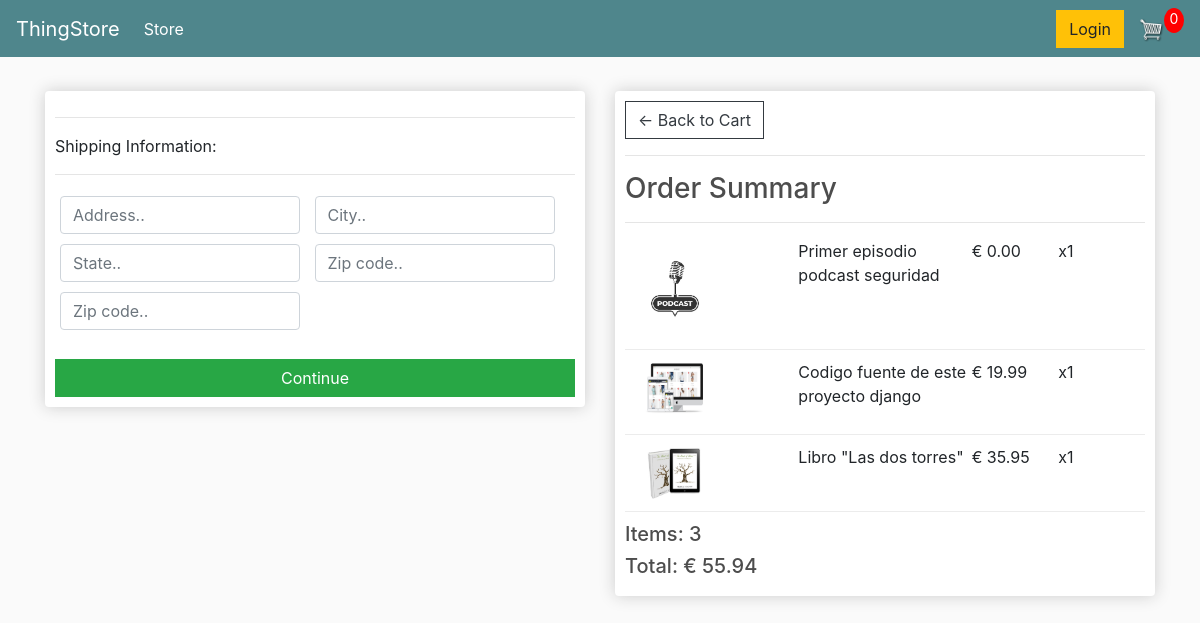
Before: /checkout/ (signed in) with the older database file.
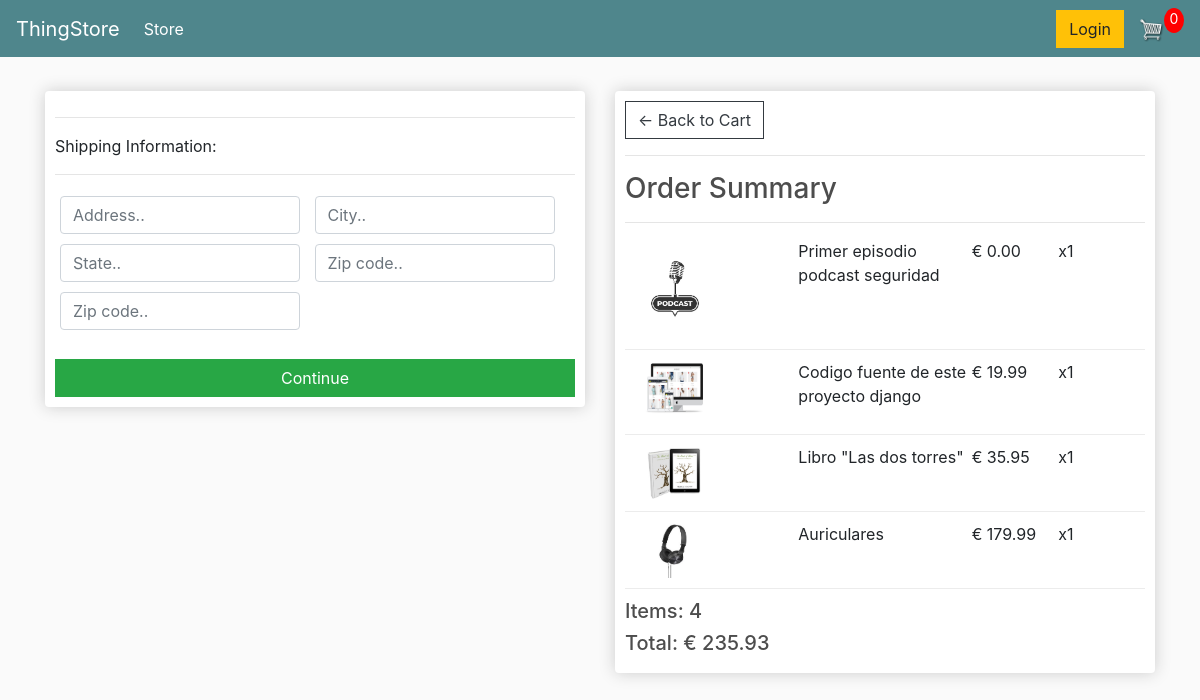
After: the same page with the newer database file.
### store/models.py (models this page shows, shortened)
class OrderItem(models.Model):
    product = models.ForeignKey(Product, on_delete=models.SET_NULL, null=True)
    order = models.ForeignKey(Order, on_delete=models.SET_NULL, null=True)
    quantity = models.IntegerField(default=0, null=True, blank=True)
    date_added = models.DateTimeField(auto_now_add=True)
    @property
    def get_total(self):
        total = self.product.price * self.quantity
        return total

class Product(models.Model):
    name = models.CharField(max_length=200)
    price = models.FloatField()
    digital = models.BooleanField(default=False, null=True, blank=True)
    image = models.ImageField(null=True, blank=True)
    @property
    def imageURL(self):
        try:
            url = self.image.url
        except:
            url = ''
        return url

class Order(models.Model):
    customer = models.ForeignKey(Customer, null=True, blank=True, on_delete=models.SET_NULL)
    date_ordered = models.DateTimeField(auto_now_add=True)
    complete = models.BooleanField(default=False)
    transaction_id = models.CharField(max_length=100, null=True)
    @property
    def shipping(self):
        shipping = False
        orderitems = self.orderitem_set.all()
        for i in orderitems:
            if i.product.digital == False:
                shipping = True
        return shipping
    @property
    def get_cart_total(self):
        orderitems = self.orderitem_set.all()
        total = sum([item.get_total for item in orderitems])
        return total
    @property
    def get_cart_items(self):
        orderitems = self.orderitem_set.all()
        total = sum([item.quantity for item in orderitems])
        return total

### store/views.py (the view)
# urls.py: path('checkout/', views.checkout, name="checkout"),
def checkout(request):
	if request.user.is_authenticated:
		customer = request.user.customer
		order, created = Order.objects.get_or_create(customer=customer, complete=False)
		items = order.orderitem_set.all()
		cartItems = order.get_cart_items
	else:
		items = []
		order = {'get_cart_total':0, 'get_cart_items':0, 'shipping':False}
		cartItems = order['get_cart_items']
	context = {'items':items, 'order':order, 'cartItems':cartItems}
	return render(request, 'store/checkout.html', context)

### store/templates/store/checkout.html (shortened to what this page needs)
{% extends 'store/main.html' %}
{% load static %}
{% block content %}
     <div class="row">
		<div class="col-lg-6">
			<div class="box-element" id="form-wrapper">
                <form id="form">
                    <div id="shipping-info">
                        <hr>
						<p>Shipping Information:</p>
						<hr>
						<div class="form-field">
							<input class="form-control" type="text" name="address" placeholder="Address..">
						</div>
						<div class="form-field">
							<input class="form-control" type="text" name="city" placeholder="City..">
						</div>
						<div class="form-field">
							<input class="form-control" type="text" name="state" placeholder="State..">
						</div>
						<div class="form-field">
							<input class="form-control" type="text" name="zipcode" placeholder="Zip code..">
						</div>
						<div class="form-field">
							<input class="form-control" type="text" name="country" placeholder="Zip code..">
						</div>
                    </div>
                    <br>
                    <input id="form-button" class="btn btn-success btn-block" type="submit" value="Continue">
                </form>
			</div>
            <br>
		</div>
		<div class="col-lg-6">
			<div class="box-element">
                <a class="btn btn-outline-dark" href="{% url 'cart' %}">&#x2190; Back to Cart</a>
                <hr>
                <h3>Order Summary</h3>
                <hr>
				{% for item in items %}
					<div class="cart-row">
						<div style="flex:2"><img class="row-image" src="{{item.product.imageURL}}"></div>
						<div style="flex:2"><p>{{item.product.name}}</p></div>
						<div style="flex:1"><p>€ {{item.product.price|floatformat:2}}</p></div>
						<div style="flex:1"><p>x{{item.quantity}}</p></div>
					</div>
				{% endfor %}
				<h5>Items:   {{order.get_cart_items}}</h5>
				<h5>Total:   € {{order.get_cart_total|floatformat:2}}</h5>
			</div>
		</div>
	</div>
{% endblock content %}

Changed rows visible on the page:
added OrderItem: product.imageURL (picture), product.name "Auriculares", product.price "179.99", quantity "1"
computed for Order: get_cart_items "3" → "4"; get_cart_total "55.94" → "235.93"
